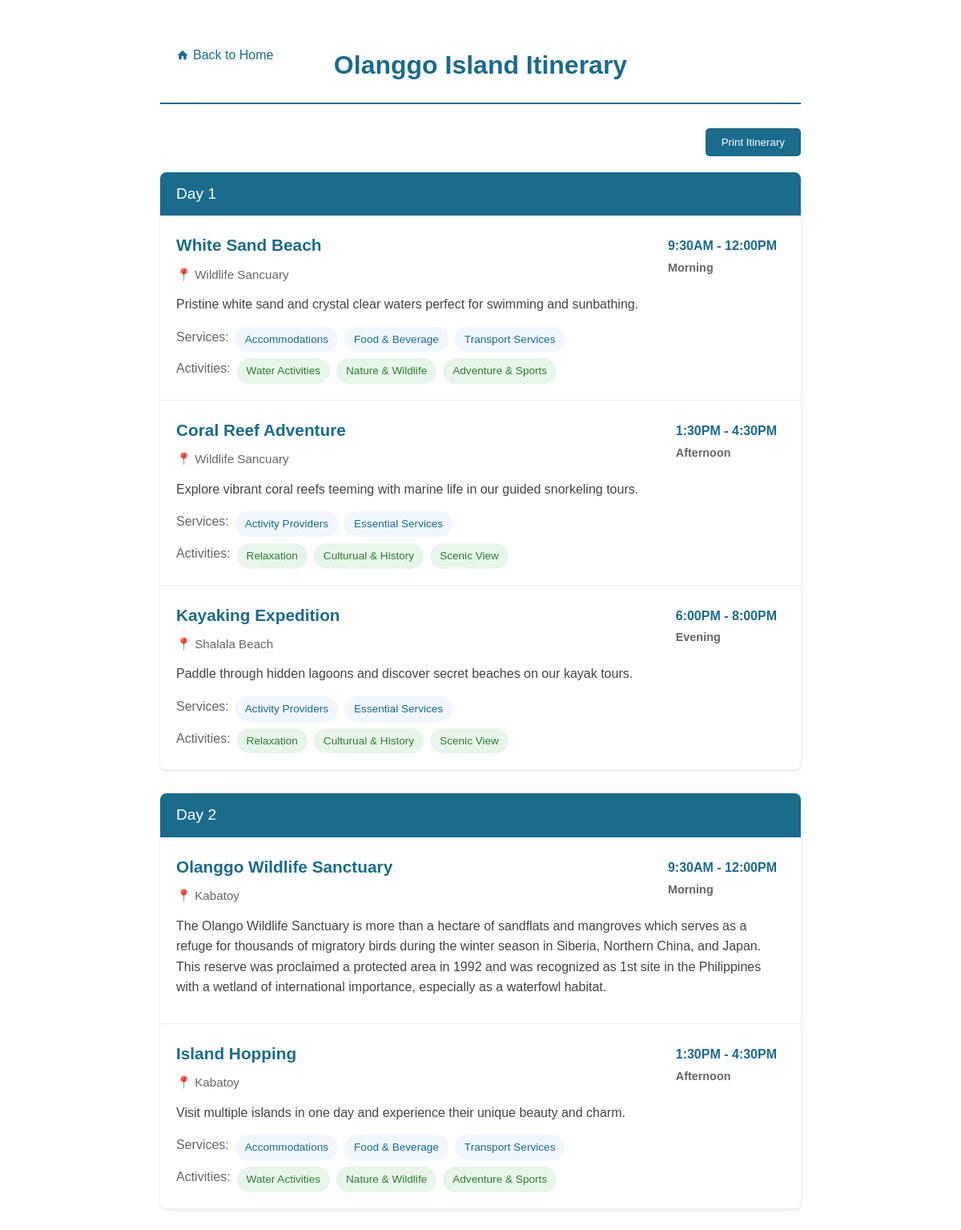
The app's page /otherPages/users/user-itineraries.php (signed in) with its own data.
### tables this page shows
CREATE TABLE `itineraries` (
  `itinerary_id` int(11) NOT NULL,
  `user_id` int(11) NOT NULL,
  `place_id` int(11) NOT NULL,
  `location_id` int(11) NOT NULL,
  `created_at` timestamp NOT NULL DEFAULT current_timestamp(),
  `updated_at` timestamp NOT NULL DEFAULT current_timestamp() ON UPDATE current_timestamp()
);

CREATE TABLE `places` (
  `place_id` int(11) NOT NULL,
  `staff_id` int(11) NOT NULL,
  `place_name` varchar(255) NOT NULL,
  `nearest_index` int(11) NOT NULL,
  `price_label` varchar(50) NOT NULL,
  `price` varchar(100) NOT NULL,
  `description` text NOT NULL,
  `duration` varchar(50) NOT NULL,
  `location_id` int(11) NOT NULL,
  `place_img` varchar(255) NOT NULL,
  `created_at` timestamp NOT NULL DEFAULT current_timestamp(),
  `updated_at` timestamp NOT NULL DEFAULT current_timestamp() ON UPDATE current_timestamp()
);

CREATE TABLE `locations` (
  `location_id` int(11) NOT NULL,
  `location_name` varchar(255) NOT NULL,
  `created_at` timestamp NOT NULL DEFAULT current_timestamp(),
  `updated_at` timestamp NOT NULL DEFAULT current_timestamp() ON UPDATE current_timestamp()
);

CREATE TABLE `place_categories` (
  `place_categories_id` int(11) NOT NULL,
  `staff_id` int(11) NOT NULL,
  `place_id` int(11) NOT NULL,
  `category_id` int(11) NOT NULL,
  `created_at` timestamp NOT NULL DEFAULT current_timestamp(),
  `updated_at` timestamp NOT NULL DEFAULT current_timestamp() ON UPDATE current_timestamp()
);

CREATE TABLE `categories` (
  `category_id` int(11) NOT NULL,
  `category_name` varchar(100) NOT NULL,
  `created_at` timestamp NOT NULL DEFAULT current_timestamp(),
  `updated_at` timestamp NOT NULL DEFAULT current_timestamp() ON UPDATE current_timestamp()
);

CREATE TABLE `place_activities` (
  `place_activities_id` int(11) NOT NULL,
  `place_id` int(11) NOT NULL,
  `staff_id` int(11) NOT NULL,
  `activity_id` int(11) NOT NULL,
  `created_at` timestamp NOT NULL DEFAULT current_timestamp(),
  `updated_at` timestamp NOT NULL DEFAULT current_timestamp() ON UPDATE current_timestamp()
);

CREATE TABLE `activities` (
  `activity_id` int(11) NOT NULL,
  `activity_name` varchar(100) NOT NULL,
  `created_at` timestamp NOT NULL DEFAULT current_timestamp(),
  `updated_at` timestamp NOT NULL DEFAULT current_timestamp() ON UPDATE current_timestamp()
);

### database/database.php (called while the page is built, shortened)
<?php
class Database
{
    private $servername = "mysql:host=localhost;dbname=olanggodb";
    private $username = "root";
    private $password = "";
    private $defaultFetch = array(PDO::ATTR_DEFAULT_FETCH_MODE => PDO::FETCH_ASSOC);
    public function conn()
    {
        try {
            $this->conn = new PDO($this->servername, $this->username, $this->password, $this->defaultFetch);
            return $this->conn;
        } catch (PDOException $e) {
            echo "Error : " . $e->getMessage();
            exit;
        }
    }
    public function get_locations(){
        $query = $this->conn()->prepare("SELECT * FROM locations");
        $query->execute();
        $locations = $query->fetchAll();
        return $locations;
    }
    public function itineraries()
    {
        $query = "SELECT p.*, i.*
            FROM places p
            JOIN itineraries i ON p.place_id = i.place_id
            WHERE i.user_id = ?";
        $stmt = $this->conn()->prepare($query);
        $stmt->execute([$_SESSION['user_id']]);
        return $stmt->fetchAll();
    }
    public function category_names($place_id)
    {
        $query = "SELECT pc.place_id, c.category_name, c.category_id
                  FROM place_categories pc
                  JOIN categories c ON c.category_id = pc.category_id
                  WHERE pc.place_id = ?";
        $stmt = $this->conn()->prepare($query);
        $stmt->execute([$place_id]);
        return $stmt->fetchAll();
    }
    public function activity_names($place_id)
    {
        $query = "SELECT pa.place_id, a.activity_name, a.activity_id
                  FROM place_activities pa
                  JOIN activities a ON a.activity_id = pa.activity_id
                  WHERE pa.place_id = ?";
        $stmt = $this->conn()->prepare($query);
        $stmt->execute([$place_id]);
        return $stmt->fetchAll();
    }
}
$data = new Database();

### otherPages/users/user-itineraries.php (the view, shortened to what this page needs)
<?php
include("../../database/database.php");
$data->session_user("../../index.php");
$results = $data->itineraries();
$locations = $data->get_locations();
usort($results, function ($a, $b) {
    return $a['nearest_index'] - $b['nearest_index'];
});
$days = array_chunk($results, 3);
$timeSlots = [
    ['9:30AM - 12:00PM', 'Morning'],
    ['1:30PM - 4:30PM', 'Afternoon'],
    ['6:00PM - 8:00PM', 'Evening']
];
?>
<!DOCTYPE html>
<html lang="en">
<head>
    <link rel="stylesheet" href="../../assets/css/loading.css">
</head>
<body>
    <header>
        <div style="position: relative;">
            <a class="home-link" href="../../index.php"
                style="position: absolute; left: 0;">
                <svg xmlns="http://www.w3.org/2000/svg" viewBox="0 0 24 24" width="16" height="16">
                    <path d="M10 20v-6h4v6h5v-8h3L12 3 2 12h3v8z" />
                </svg>
                Back to Home
            </a>
            <div style="text-align: center;">
                <h1>Olanggo Island Itinerary</h1>
            </div>
        </div>
    </header>
    <button class="print-btn" onclick="window.print()">Print Itinerary</button>
    <?php foreach ($days as $dayNumber => $dayPlaces): ?>
        <div class="day-card">
            <div class="day-header">Day <?= $dayNumber + 1 ?></div>
            <?php foreach ($dayPlaces as $index => $place):
                $categories = $data->category_names($place['place_id']);
                $activities = $data->activity_names($place['place_id']);
                $timeSlot = $timeSlots[$index];
                ?>
                <div class="place-item">
                    <div class="time-slot">
                        <?= $timeSlot[0] ?>
                        <div class="time-period"><?= $timeSlot[1] ?></div>
                    </div>
                    <h3 class="place-name"><?= htmlspecialchars($place['place_name']) ?></h3>
                    <div class="place-meta">
                        <span>📍  <?php foreach($locations as $location){
                                if($place['location_id'] == $location['location_id']){
                                    echo htmlspecialchars($location['location_name']);
                                }
                            }
                            ?></span>
                    </div>
                    <p class="place-desc"><?= htmlspecialchars($place['description']) ?></p>
                    <?php if (!empty($categories)): ?>
                        <div class="tags">
                            <span style="color:#666;">Services: </span>
                            <?php foreach ($categories as $category): ?>
                                <span class="tag"><?= htmlspecialchars($category['category_name']) ?></span>
                            <?php endforeach; ?>
                        </div>
                    <?php endif; ?>
                    <?php if (!empty($activities)): ?>
                        <div class="tags" style="margin-top:8px;">
                            <span style="color:#666;">Activities: </span>
                            <?php foreach ($activities as $activity): ?>
                                <span class="tag activity-tag"><?= htmlspecialchars($activity['activity_name']) ?></span>
                            <?php endforeach; ?>
                        </div>
                    <?php endif; ?>
                </div>
            <?php endforeach; ?>
        </div>
    <?php endforeach; ?>
</body>
</html>

### otherPages/users/user-itineraries.php (style rules this page uses)
body { font-family: 'Arial', sans-serif; line-height: 1.6; max-width: 800px; margin: 0 auto; padding: 20px; color: #333; }
header { text-align: center; margin-bottom: 30px; padding-bottom: 15px; border-bottom: 2px solid #1a6b8c; }
h1 { color: #1a6b8c; margin-bottom: 5px; }
.day-card { background: white; border-radius: 8px; box-shadow: 0 2px 5px rgba(0, 0, 0, 0.1); margin-bottom: 30px; overflow: hidden; }
.day-header { background: #1a6b8c; color: white; padding: 12px 20px; font-size: 1.2rem; }
.place-item { padding: 20px; border-bottom: 1px solid #eee; position: relative; }
.place-item:last-child { border-bottom: none; }
.time-slot { position: absolute; right: 20px; top: 20px; padding: 5px 10px; border-radius: 4px; font-weight: bold; color: #1a6b8c; }
.time-period { color: #666; font-size: 0.9rem; margin-top: 3px; }
.place-name { color: #1a6b8c; margin: 0 0 8px 0; font-size: 1.3rem; width: 70%; }
.place-meta { color: #666; margin: 8px 0; font-size: 0.95rem; }
.place-meta span { margin-right: 15px; }
.place-desc { margin: 12px 0; color: #444; }
.tags { margin-top: 15px; display: flex; flex-wrap: wrap; gap: 8px; }
.tag { background: #f0f7ff; color: #1a6b8c; padding: 5px 12px; border-radius: 20px; font-size: 0.85rem; }
.activity-tag { background: #e8f5e9; color: #2e7d32; }
.print-btn { background: #1a6b8c; color: white; border: none; padding: 10px 20px; border-radius: 5px; cursor: pointer; margin-bottom: 20px; float: right; }
.home-link { color: #1a6b8c; text-decoration: none; font-weight: 500; display: flex; align-items: center; gap: 5px; }
.home-link svg { width: 16px; height: 16px; fill: currentColor; }
header { padding: 15px 20px; margin-bottom: 30px; border-bottom: 2px solid #1a6b8c; }

### records on screen
itineraries: timeSlot "9:30AM - 12:00PM", timeSlot "Morning", place.place_name "White Sand Beach", place.description "Pristine white sand and crystal clear waters perfect for swimming and sunbathing."
locations: location_name "Wildlife Sancuary"
place_categories: category.category_name "Accommodations"
place_categories: category.category_name "Food & Beverage"
place_categories: category.category_name "Transport Services"
place_activities: activity.activity_name "Water Activities"
place_activities: activity.activity_name "Nature & Wildlife"
place_activities: activity.activity_name "Adventure & Sports"
itineraries: timeSlot "1:30PM - 4:30PM", timeSlot "Afternoon", place.place_name "Coral Reef Adventure", place.description "Explore vibrant coral reefs teeming with marine life in our guided snorkeling tours."
place_categories: category.category_name "Activity Providers"
place_categories: category.category_name "Essential Services"
place_activities: activity.activity_name "Relaxation"
place_activities: activity.activity_name "Culturual & History"
place_activities: activity.activity_name "Scenic View"
itineraries: timeSlot "6:00PM - 8:00PM", timeSlot "Evening", place.place_name "Kayaking Expedition", place.description "Paddle through hidden lagoons and discover secret beaches on our kayak tours."
locations: location_name "Shalala Beach"
place_categories: category.category_name "Activity Providers"
place_categories: category.category_name "Essential Services"
place_activities: activity.activity_name "Relaxation"
place_activities: activity.activity_name "Culturual & History"
place_activities: activity.activity_name "Scenic View"
itineraries: timeSlot "9:30AM - 12:00PM", timeSlot "Morning", place.place_name "Olanggo Wildlife Sanctuary", place.description "The Olango Wildlife Sanctuary is more than a hectare of sandflats and mangroves which serves as a refuge for thousands of migratory birds during the winter season in Siberia, Northern China, and Japan. This reserve was proclaimed a protected area in 1992 and was recognized as 1st site in the Philippines with a wetland of international importance, especially as a waterfowl habitat."
locations: location_name "Kabatoy"
itineraries: timeSlot "1:30PM - 4:30PM", timeSlot "Afternoon", place.place_name "Island Hopping", place.description "Visit multiple islands in one day and experience their unique beauty and charm."
place_categories: category.category_name "Accommodations"
place_categories: category.category_name "Food & Beverage"
place_categories: category.category_name "Transport Services"
place_activities: activity.activity_name "Water Activities"
place_activities: activity.activity_name "Nature & Wildlife"
place_activities: activity.activity_name "Adventure & Sports"
